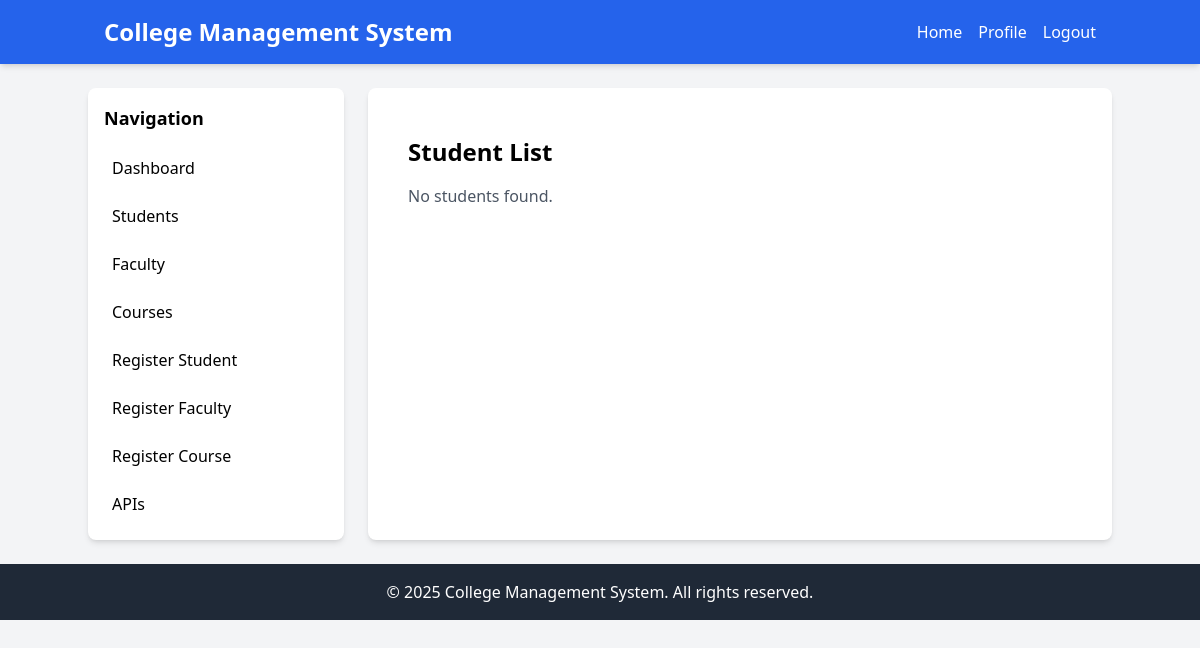
/student/, run on an earlier commit of the app's database.
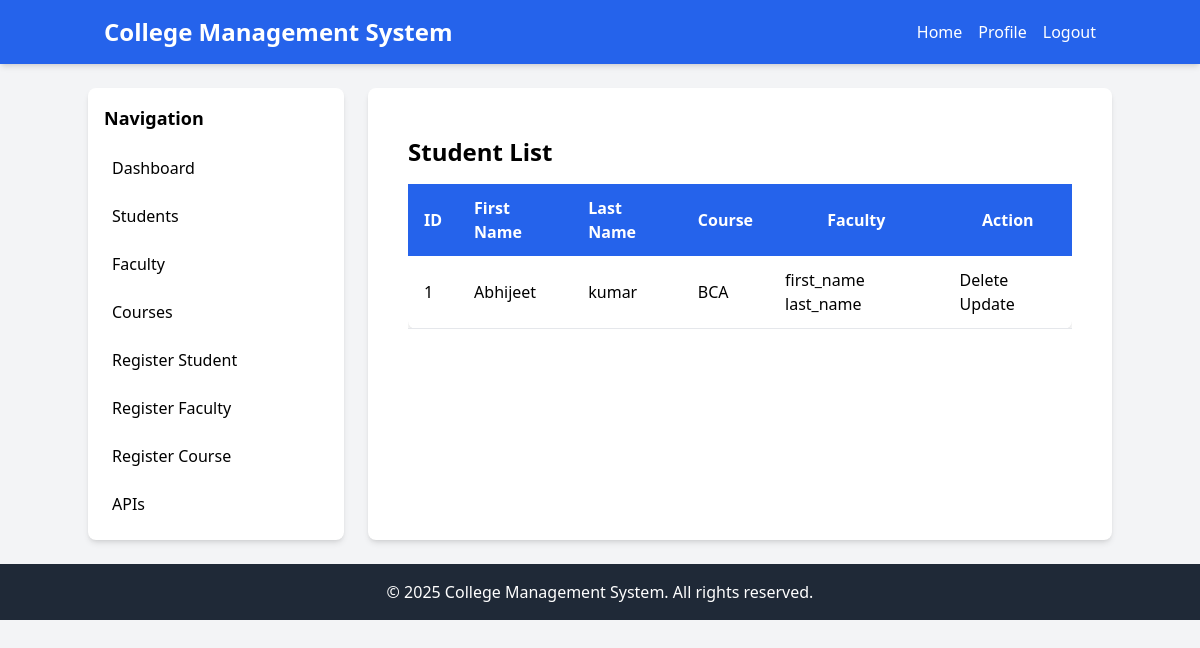
And on a later commit of the database.
### core/models.py (models this page shows, shortened)
class BaseModel(models.Model):
    created_at = models.DateTimeField(auto_now_add=True)
    updated_at = models.DateTimeField(auto_now=True)
    class Meta:
        abstract = True

class Student(BaseModel):
    first_name = models.CharField(max_length=50)
    last_name = models.CharField(max_length=50)
    location = models.CharField(max_length=250)
    faculty = models.ForeignKey(Faculty, on_delete=models.SET_NULL, null=True, blank=True,related_name='students')
    course = models.ForeignKey(Course, on_delete=models.CASCADE, related_name='students')

class Course(BaseModel):
    name = models.CharField(max_length=50)
    duration = models.IntegerField()
    fees = models.PositiveIntegerField(default=40000)
    def __str__(self):
        return self.name

class Faculty(BaseModel):
    user = models.ForeignKey(User, on_delete=models.CASCADE, related_name='faculty',default=True)
    profile_pic = models.ImageField(upload_to='media/profile_pic', blank=True, null=True)
    first_name = models.CharField(max_length=50)
    last_name = models.CharField(max_length=50)
    experience = models.PositiveIntegerField(default=1, validators=[MinValueValidator(0)])
    salary = models.DecimalField(max_digits=10, decimal_places=2, validators=[MinValueValidator(10000)])
    course = models.ManyToManyField(Course, related_name='faculty')
    def __str__(self):
        return f'{self.first_name} {self.last_name}'

### core/views.py (the view)
# urls.py: path('student/',views.student_view,name='students'),
def student_view(request):
    students = Student.objects.all()
    return render(request, 'home/students.html', {'students': students})

### core/templates/home/students.html
{% extends 'base.html' %}
{% block content %}
<div class="container mx-auto px-4 py-6">
    <h2 class="text-2xl font-semibold mb-4">Student List</h2>
    {% if students %}
        <div class="overflow-x-auto">
            <table class="min-w-full bg-white shadow-md rounded-lg">
                <thead>
                    <tr class="bg-blue-600 text-white">
                        <th class="py-3 px-4 text-left">ID</th>
                        <th class="py-3 px-4 text-left">First Name</th>
                        <th class="py-3 px-4 text-left">Last Name</th>
                        <th class="py-3 px-4 text-left">Course</th>
                        <th class="py-3 px-4 test-left"> Faculty </th>
                        <th class="py-3 px-4 test-left">Action</th>
                    </tr>
                </thead>
                <tbody>
                    {% for student in students %}
                        <tr class="border-b hover:bg-gray-100">
                            <td class="py-3 px-4">{{ student.id }}</td>
                            <td class="py-3 px-4">{{ student.first_name }}</td>
                            <td class="py-3 px-4">{{ student.last_name }}</td>
                            <td class="py-3 px-4">{{ student.course }}</td>
                            <td class="py-3 px-4"> {{student.faculty}} </td>
                            <td class="py-3 px-4">
                                <a href="{% url 'student-delete' student.id %}">Delete</a>
                                <a href="{% url 'student-update' student.id %}">Update</a>
                            </td>
                        </tr>
                    {% endfor %}
                </tbody>
            </table>
        </div>
    {% else %}
        <p class="text-gray-600">No students found.</p>
    {% endif %}
</div>
{% endblock %}

What changed in the data, as far as the page shows it:
added Student: id "1", first_name "Abhijeet", last_name "kumar", course "BCA", faculty "first_name last_name"
Also different on the page:
text no longer shown: "No students found."
text now shown: "ID First Name Last Name Course Faculty Action"
